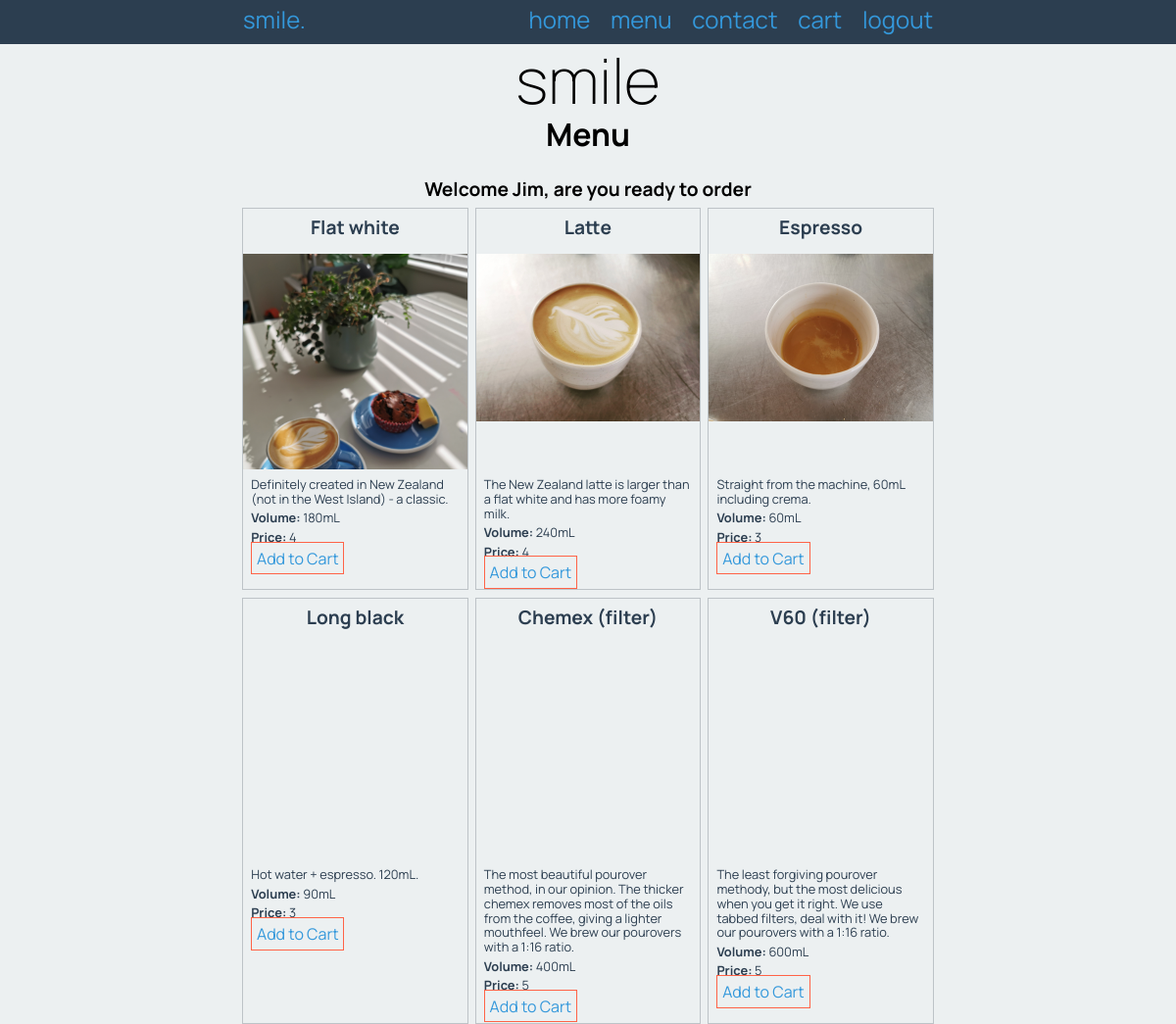
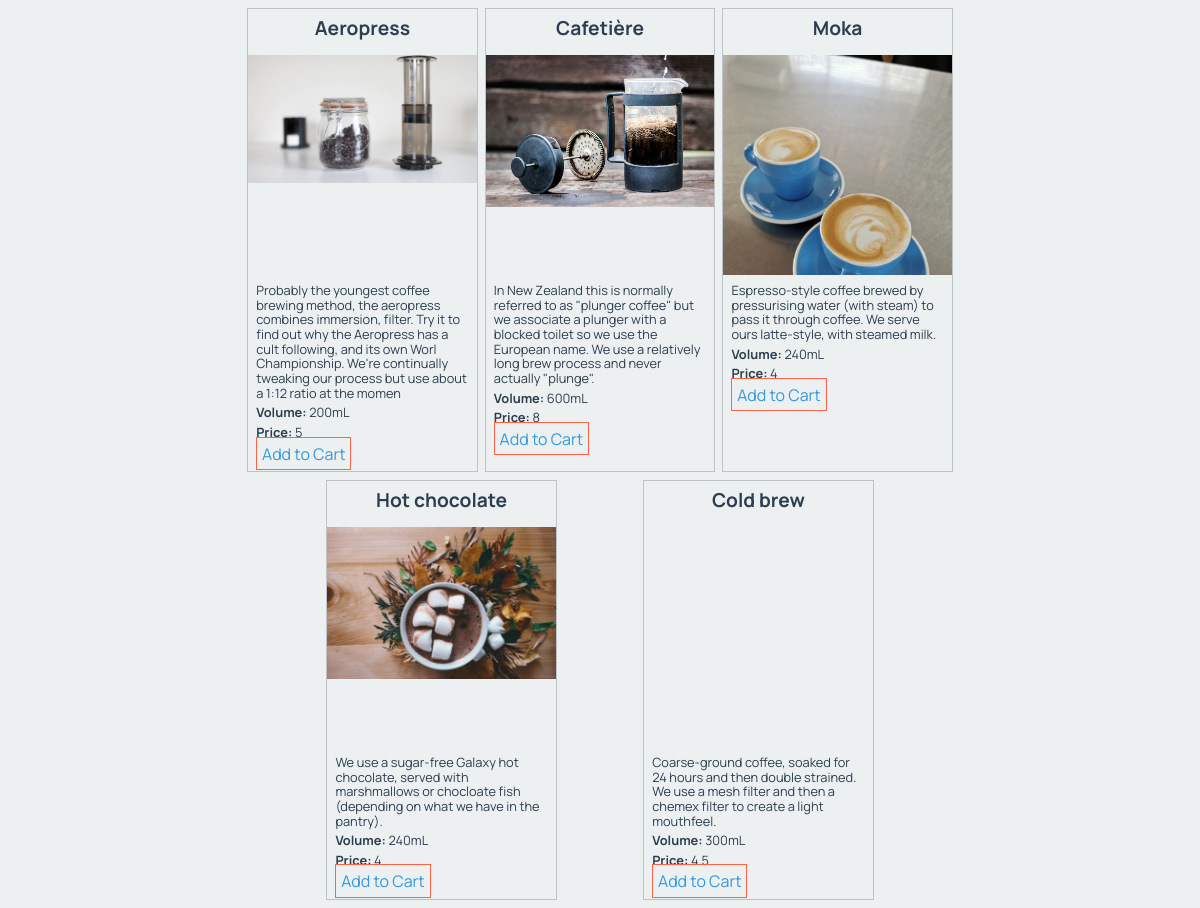
Page /menu (signed in) on the committed database (2 pictures, top to bottom).
### tables this page shows
CREATE TABLE product
(
	id integer
		constraint product_pk
			primary key autoincrement,
	name varchar(30),
	description varchar(300),
	volume char(6),
	image varchar(30),
	price decimal(4,2)
);

### app.py (the view)
@app.route('/menu')
def render_menu_page():
    con = create_connection(DATABASE)
    query = "SELECT name, description, volume, price, image, id FROM product"
    cur = con.cursor()  # creates a courser to write the query
    cur.execute(query)
    product_list = cur.fetchall()
    con.close()
    return render_template('menu.html', products=product_list, logged_in=is_logged_in())

### app.py (called while the page is built)
def create_connection(db_file):
    try:
        connection = sqlite3.connect(db_file)
        connection.execute('pragma foreign_keys=ON')
        return connection
    except sqlite3.Error as e:
        print(e)
        return None

def is_logged_in():
    if session.get("email") is None:
        print("Not logged in")
        return False
    else:
        return True

### templates/menu.html
{% extends 'base.html' %}
{% block pageheading %}
Menu
{% endblock %}
{% block main %}
<br>
{% if logged_in %}
    <div><h3>Welcome {{ session["fname"] }}, are you ready to order</h3></div>
{% endif %}
<div class="products">
{% for product in products %}
    <div class="product-box">
    <div class="product-box-heading">
        <h3>{{ product[0] }}</h3>
    </div>
    <div class="product-box-image">
        <img src="/static/images/{{ product[4] }}.jpg" alt="">
    </div>
    <div class="product-box-info">
    <p> {{ product[1] }}</p>
    <p><strong>Volume: </strong>{{ product[2] }}</p>
    <p><strong>Price: </strong>{{ product[3] }}</p>
    {% if logged_in %}
    <a class="button-menu" href="/addtocart/{{ product[5] }}">Add to Cart</a>
    {% endif %}
    </div>
    </div>
{% endfor %}
</div>
{% endblock %}

### static/smile.css (style rules this page uses)
* { font-family: 'Manrope', sans-serif; padding: 0; margin: 0; box-sizing: border-box; }
body { background-color: rgb(236, 240, 241); }
img { max-width: 100%; }
h3 { font-size: 1.2rem; text-align: center; margin: 0 0 0.5rem 0; }
a, a:visited { color: rgb(52, 152, 219); text-decoration: none; }
.products { display: flex; flex-wrap: wrap; justify-content: space-evenly; }
.product-box { width: 32%; border: 1px solid rgba(189, 195, 199, 1.0); color: rgba(44, 62, 80, 1.0); margin-bottom: 0.5rem; }
.product-box-heading { padding: 0.5rem; }
.product-box-image { height: 220px; overflow: hidden; }
.product-box-info { padding: 0.5rem; }
.product-box h3 { font-size: 1.2rem; text-align: center; }
.product-box p { font-size: 0.8rem; margin-bottom: 0.3rem; }
.product-box a { border: 1px solid tomato; padding: 0.3rem; text-align: right; }

### rows in the picture
product: name "Flat white", image (picture), description "Definitely created in New Zealand (not in the West Island) - a classic.", volume "180mL", price "4"
product: name "Latte", image (picture), description "The New Zealand latte is larger than a flat white and has more foamy milk.", volume "240mL", price "4"
product: name "Espresso", image (picture), description "Straight from the machine, 60mL including crema.", volume "60mL", price "3"
product: name "Long black", description "Hot water + espresso. 120mL.", volume "90mL", price "3"
product: name "Chemex (filter)", description "The most beautiful pourover method, in our opinion. The thicker chemex removes most of the oils from the coffee, giving a lighter mouthfeel. We brew our pourovers with a 1:16 ratio.", volume "400mL", price "5"
product: name "V60 (filter)", description "The least forgiving pourover methody, but the most delicious when you get it right. We use tabbed filters, deal with it! We brew our pourovers with a 1:16 ratio.", volume "600mL", price "5"
product: name "Aeropress", image (picture), description "Probably the youngest coffee brewing method, the aeropress combines immersion, filter. Try it to find out why the Aeropress has a cult following, and its own Worl Championship. We're continually tweaking our process but use about a 1:12 ratio at the momen", volume "200mL", price "5"
product: name "Cafetière", image (picture), description "In New Zealand this is normally referred to as \"plunger coffee\" but we associate a plunger with a blocked toilet so we use the European name. We use a relatively long brew process and never actually \"plunge\".", volume "600mL", price "8"
product: name "Moka", image (picture), description "Espresso-style coffee brewed by pressurising water (with steam) to pass it through coffee. We serve ours latte-style, with steamed milk.", volume "240mL", price "4"
product: name "Hot chocolate", image (picture), description "We use a sugar-free Galaxy hot chocolate, served with marshmallows or chocloate fish (depending on what we have in the pantry).", volume "240mL", price "4"
product: name "Cold brew", description "Coarse-ground coffee, soaked for 24 hours and then double strained. We use a mesh filter and then a chemex filter to create a light mouthfeel.", volume "300mL", price "4.5"

### other values in the picture
{{ session["fname"] }} "Jim"
